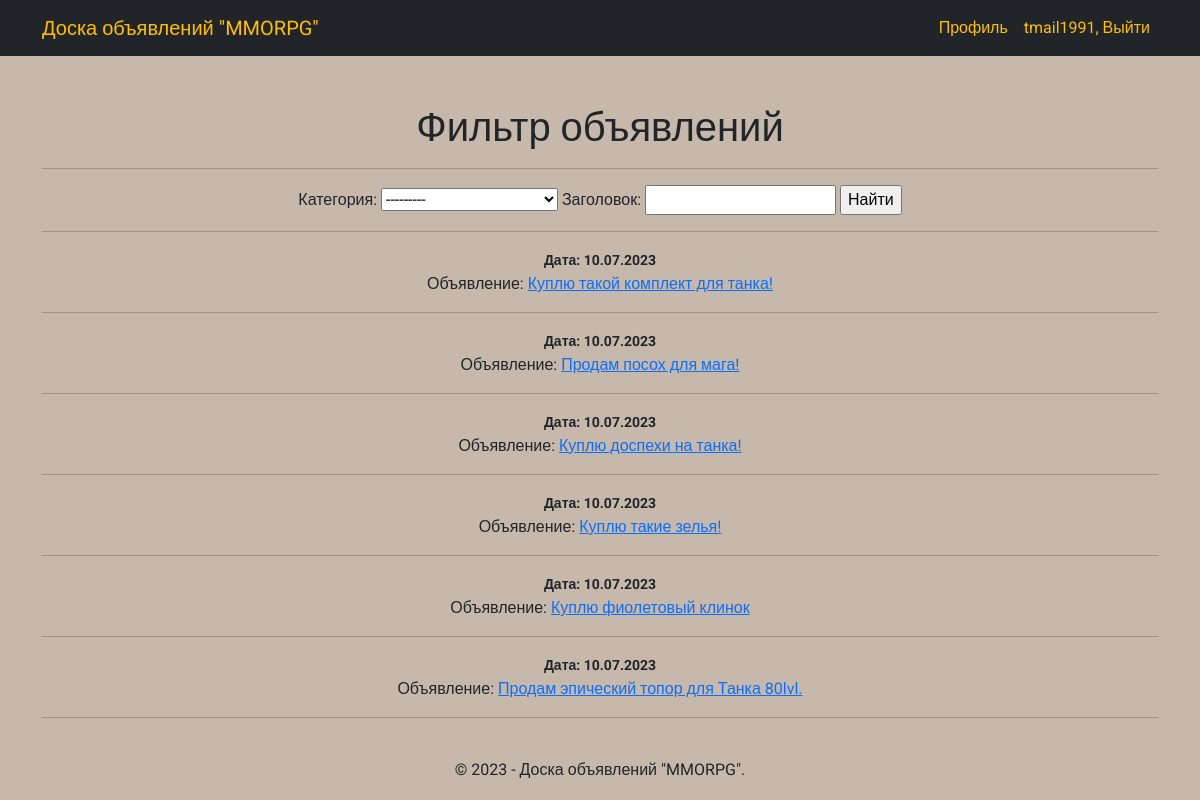
Page /filter/ (signed in) on the committed database.
### mmorpg/models.py (models this page shows, shortened)
class Post(models.Model):
    author_post = models.ForeignKey(User, on_delete=models.CASCADE, verbose_name='Автор')
    title_post = models.CharField(max_length=255, verbose_name='Заголовок')
    text_post = RichTextUploadingField(verbose_name='Контент')
    category_post = models.ForeignKey(Category, on_delete=models.CASCADE, verbose_name='Категория')
    date_post = models.DateTimeField(auto_now_add=True, verbose_name='Дата')
    class Meta:
        verbose_name = 'Объявление'
        verbose_name_plural = 'Объявления'
    def get_absolute_url(self):
        return reverse('post_detail', args=[str(self.pk)])

### mmorpg/views.py (the view)
# urls.py: path('filter/', Search.as_view(), name='filter'),
class Search(FilterView):
    model = Post
    ordering = '-date_post'
    template_name = 'filter.html'
    context_object_name = 'search'
    filterset_class = SearchFilter
    def get_queryset(self):
        queryset = super().get_queryset().filter(author_post=self.request.user)
        return queryset
    def get_context_data(self, *, object_list=None, **kwargs):
        context = super().get_context_data(**kwargs)
        context['filterset'] = self.filterset
        return context

### mmorpg/models.py (called while the page is built)
    def __str__(self):
        return f'{self.name}'

### templates/filter.html (shortened to what this page needs)
{% extends 'index.html' %}
    {% block content %}
    <h1>Фильтр объявлений</h1>
    <hr>
    <form action="" method="get">
       {{ filterset.form.as_table }}
       <input type="submit" value="Найти" />
   </form>
    <hr>
    {% for n in filterset.qs %}
        <small class="fw-bold">Дата: {{ n.date_post | date:"d.m.Y" }}</small>
    <p>Объявление: <a href="{{ n.get_absolute_url }}">{{ n.title_post }}</a></p>
    <hr>
    {% endfor %}
    {% endblock content %}

### templates/index.html (shortened to what this page needs)
{% load static %}
{% load custom_tags %}
<!DOCTYPE html>
<html lang="en" xmlns="http://www.w3.org/1999/html">
    <head>
        <link href="{% static 'mmorpg/css/style.css' %}" rel="stylesheet" />
    </head>
    <body>
        <nav class="navbar navbar-expand-lg navbar-dark bg-dark">
            <div class="container">
                <a class="navbar-brand" href="{% url 'posts' %}">Доска объявлений "MMORPG"</a>
                <div class="collapse navbar-collapse" id="navbarSupportedContent">
                    <ul class="navbar-nav ms-auto mb-2 mb-lg-0">
                        {% if user.is_authenticated %}
                            <li class="nav-item"><a class="nav-link active" aria-current="page" href="{% url 'profile' %}">Профиль</a></li>
                            <li class="nav-item"><a class="nav-link active" aria-current="page" href="{% url 'account_logout' %}">{{ user.username }}, Выйти</a></li>
                        {% else %}
                            <li class="nav-item"><a class="nav-link active" aria-current="page" href="{% url 'account_signup' %}">Регистрация</a></li>
                            <li class="nav-item"><a class="nav-link active" aria-current="page" href="{% url 'account_login' %}">Войти</a></li>
                        {% endif %}
                    </ul>
                </div>
            </div>
        </nav>
        <div class="container">
            <div class="text-center mt-5">
                {% block content %}{% endblock %}
                <br>
                <p>&copy; 2023 - Доска объявлений "MMORPG".</p>
            </div>
        </div>
    </body>
</html>

### rows in the picture
Post: date_post "10.07.2023", title_post "Куплю такой комплект для танка!"
Post: date_post "10.07.2023", title_post "Продам посох для мага!"
Post: date_post "10.07.2023", title_post "Куплю доспехи на танка!"
Post: date_post "10.07.2023", title_post "Куплю такие зелья!"
Post: date_post "10.07.2023", title_post "Куплю фиолетовый клинок"
Post: date_post "10.07.2023", title_post "Продам эпический топор для Танка 80lvl."

### other values in the picture
{{ user.username }} "tmail1991"
